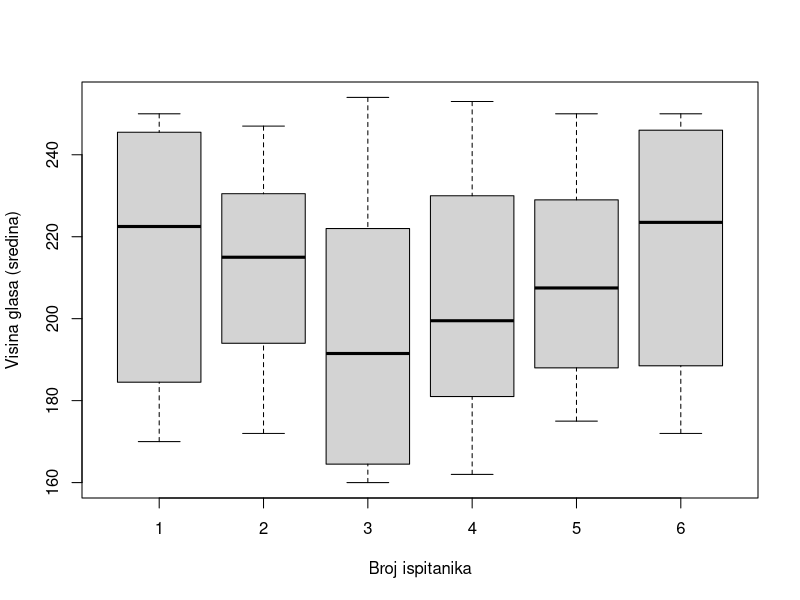
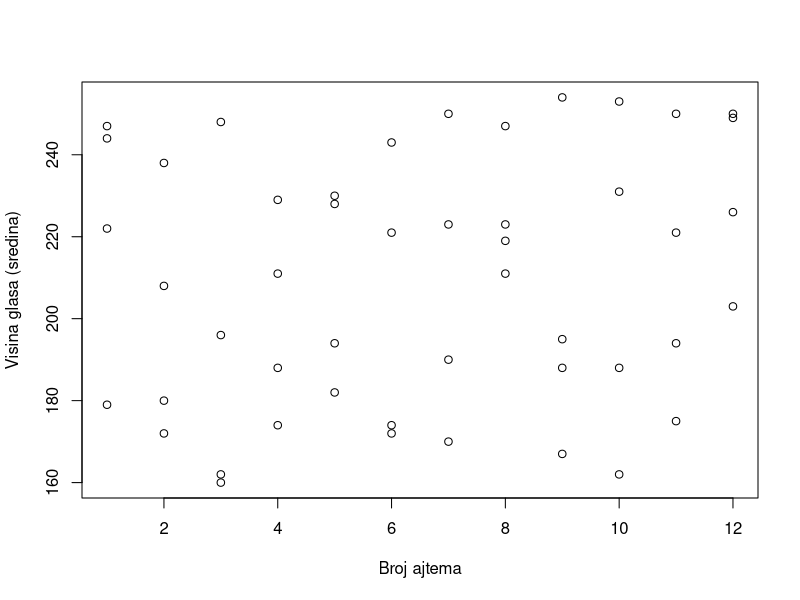

The R script that drew these images, in order:
# Pravljenje novog data frame a kako bismo kreirali novi LM:

# visina tona ~ pol + uctivost  +  ??

#Imamo 2 fiksna efekta: pol i uctivost, pri cemu se uctivost ponavlja po ispitanicima

subj<-c(rep(1:6,8))
pol<-c(rep("m",24),rep("z",24))
uctivost<-c(rep(c(rep(c("uctiv","neuctiv"),times=c(6,6))), 4))
vis_glasa<-sample(160:260,48, replace=T)
mydf3<-data.frame(subj, pol, uctivost, vis_glasa)
mydf3

# subj pol uctivost vis_glasa
# 1     1   m    uctiv       243
# 2     2   m    uctiv       175
# 3     3   m    uctiv       258
# 4     4   m    uctiv       256
# 5     5   m    uctiv       172
# 6     6   m    uctiv       182
# 7     1   m  neuctiv       210
# 8     2   m  neuctiv       239
# 9     3   m  neuctiv       255
# 10    4   m  neuctiv       180
# 11    5   m  neuctiv       190
# 12    6   m  neuctiv       165

### KORISNO ### Brz uvid u strukturu podataka ####
#funkcija dim - ispitivanje dimenzionalnosti matrice
#funkcije str - uvid u podatke
#funkcija head - prvih 6 redova matrice
#funkcija tail - poslednjih 6 redova matrice

dim(mydf3)

#[1] 48  4

str(mydf3)

# 'data.frame':	48 obs. of  4 variables:
#   $ subj     : int  1 2 3 4 5 6 1 2 3 4 ...
# $ pol      : Factor w/ 2 levels "m","z": 1 1 1 1 1 1 1 1 1 1 ...
# $ uctivost : Factor w/ 2 levels "neuctiv","uctiv": 2 2 2 2 2 2 1 1 1 1 ...
# $ vis_glasa: int  243 175 258 256 172 182 210 239 255 180 ...

head(mydf3)

# subj pol uctivost vis_glasa
# 1    1   m    uctiv       243
# 2    2   m    uctiv       175
# 3    3   m    uctiv       258
# 4    4   m    uctiv       256
# 5    5   m    uctiv       172
# 6    6   m    uctiv       182 

tail(mydf3)

# subj pol uctivost vis_glasa
# 43    1   z  neuctiv       181
# 44    2   z  neuctiv       204
# 45    3   z  neuctiv       171
# 46    4   z  neuctiv       211
# 47    5   z  neuctiv       165
# 48    6   z  neuctiv       191


# Potrebno je da subjekte tretiramo kao faktor, kako bismo mogli da prikazemo variranja po ispitanicima

mydf3$subj<-as.factor(mydf3$subj)
is.factor(mydf3$subj)

#[1] TRUE

##Hajde da vidimo sta se desava sa variranjima slucajnih efekata (slika 17).
# Plotovanje variranja aritmetickih sredina visine glasa medu ispitanicima

plot(mydf3$subj,mydf3$vis_glasa, xlab="Broj ispitanika", ylab="Visina glasa (sredina)")


# Dodajemo u data frame i variranja koja poticu od razlicitih ajtema, kojih u ovom izmisljenom primeru ima 12, po 6 za svaku situaciju uctivosti.

item<-c(rep(1:12,4))
mydf4<-data.frame(subj, pol,uctivost, item, vis_glasa)
mydf4

# Plotujemo variranja sredina visine glasa po ajtemima (slika 18).

plot(mydf4$item,mydf4$vis_glasa, xlab="Broj ajtema", ylab="Visina glasa (sredina)")
